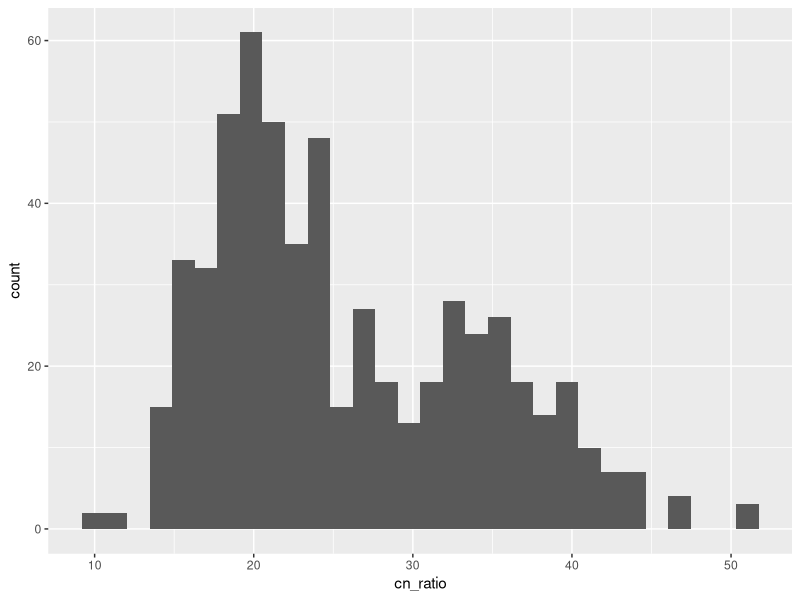
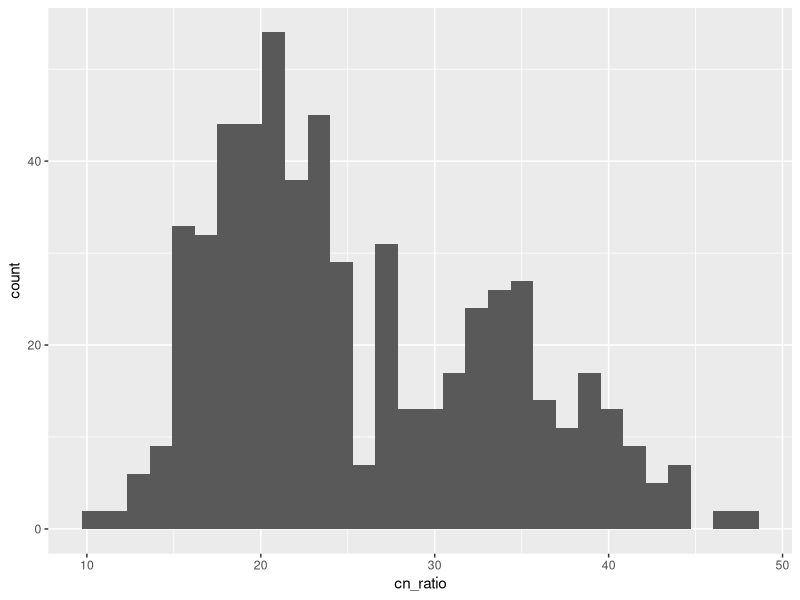
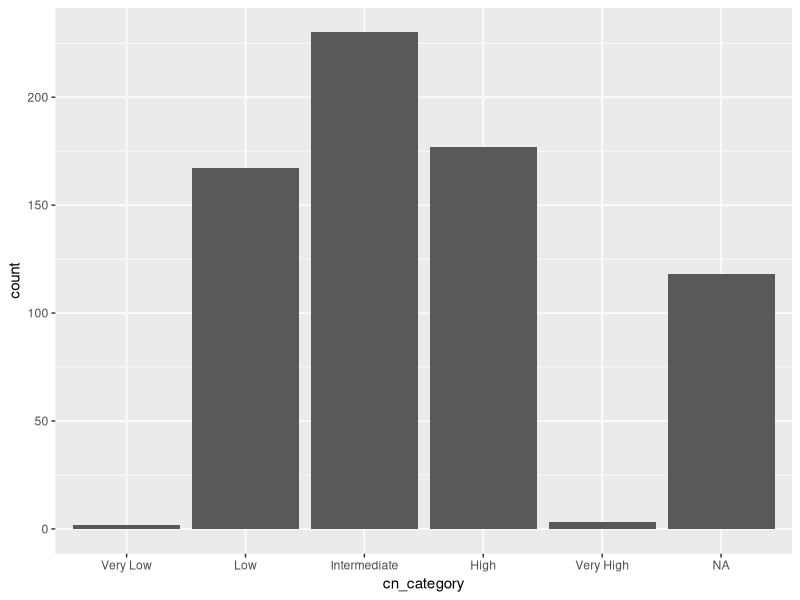

The R script that drew these images, in order:
# open libraries
library(tidyverse)
library(readxl)

# open soil metadata
soil_meta <- read_xlsx("soil_metadata.xlsx")

# select for needed columns
soil_select <- select(soil_meta, `#SampleID`, `Sample Accession`, `Sample Alias`, Ecozone, Region, Site, 
                      `Environmental Source`, `Phylogenetic Marker`, `Target Gene Subfragment`, `Collection Date`, 
                      `Sampling Depth`, Elevation, `Mean Annual Temperature (Celsius)`, `Total Carbon`, `Total Nitrogen`, pH, `CN Ratio`)

soil_select <- rename(soil_select, `elevation_m` = `Elevation`, `sampling_depth_m` = `Sampling Depth`, 
                      `mean_annual_temp_C` = `Mean Annual Temperature (Celsius)`, `ph` = `pH`, `cn_ratio` = 
                        `CN Ratio`, `total_carbon` = `Total Carbon`, `total_nitrogen` = `Total Nitrogen`)                 

soil_select$ph <- as.numeric(soil_select$ph)


soil_bins <- c(-Inf, 3, 5, 6.5, 7.5, 9, 11, Inf)

soil_bin_labels <- c("Strongly Acidic", "Moderately Acidic", "Slightly Acidic", 
                    "Neutral", "Slightly Basic", "Moderately Basic", "Strongly Basic")

soil_select$ph[soil_select$ph == 0.0] <- NA # Some of the 0.0 values in ph column are supposed to be NA
sum(is.na(soil_select$ph))
sum(!is.na(soil_select$ph))

soil_select$ph_category <- cut(soil_select$ph, # make new column "ph_category"
                               breaks = soil_bins,        # cut function: divides numeric into intervals and labels them according to assigned labels
                               labels = soil_bin_labels, 
                               right = FALSE)

category_counts_soil <- table(soil_select$ph_category)
category_counts_df_soil <- as.data.frame(category_counts_soil)

#Convert C:N ratio to numeric
soil_select$cn_ratio <- as.numeric(soil_select$cn_ratio)
range(soil_select$cn_ratio, na.rm = TRUE)
ggplot(soil_select, aes(x=cn_ratio)) +
  geom_histogram()

#looking at C:N ratio after removing NA and those over 50
soil_cn <- soil_select %>% filter(!is.na(cn_ratio) & cn_ratio < 50)
range(soil_cn$cn_ratio, na.rm = TRUE)
ggplot(soil_cn, aes(x=cn_ratio)) +
  geom_histogram()

#Adding bins for C:N ratio
cn_bins <- c(-Inf, 10, 20, 30, 50, Inf)

cn_bin_labels <- c("Very Low", "Low", "Intermediate", "High", "Very High")

soil_select$cn_category <- cut(soil_select$cn_ratio, # make new column "ph_category"
                               breaks = cn_bins,        # cut function: divides numeric into intervals and labels them according to assigned labels
                               labels = cn_bin_labels, 
                               right = FALSE)

ggplot(soil_select, aes(x=cn_category)) +
  geom_bar()

write.table(soil_select, file = "soil_metadata.tsv", sep = "\t", row.names = FALSE, col.names = TRUE, quote = FALSE)

max(soil_select$cn_ratio, na.rm = TRUE)